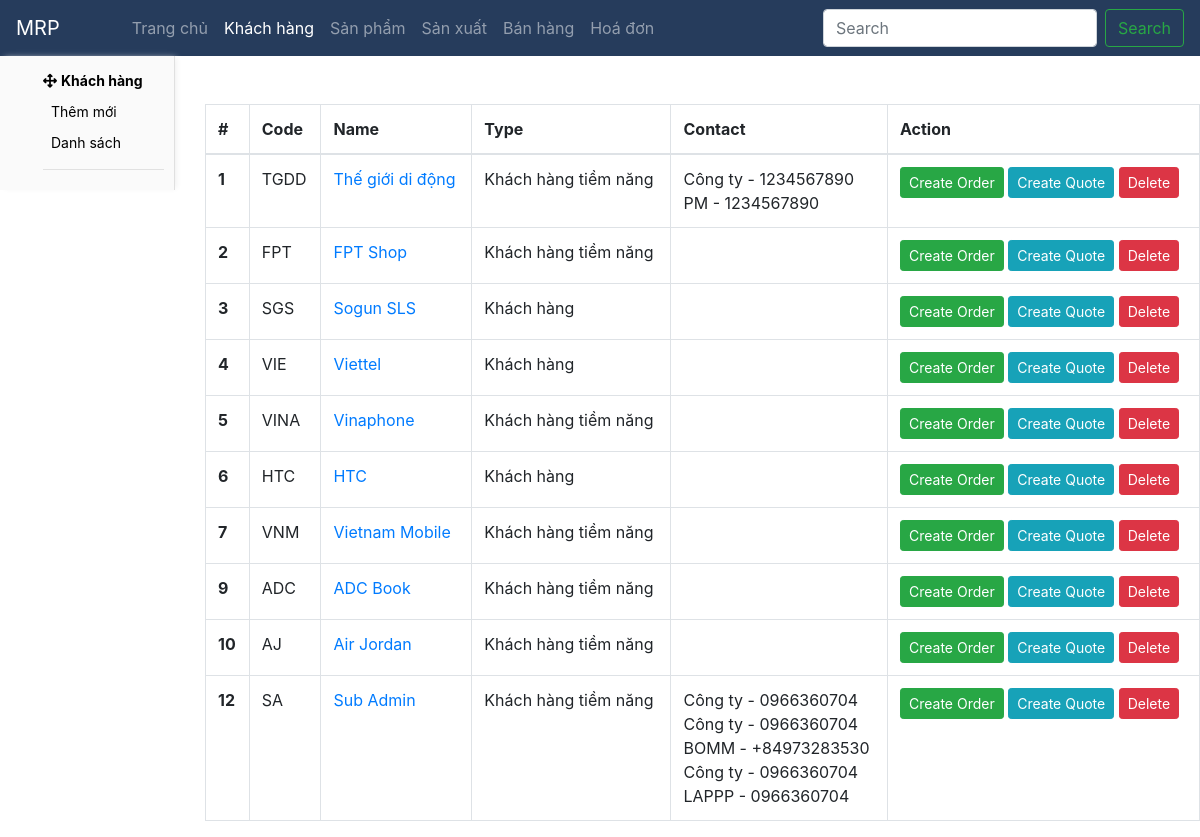
Page /customer/customer_list on the committed database.
### core/models.py (models this page shows, shortened)
class Customer(models.Model):
    class Meta:
        ordering = ['created_at']
    name = models.CharField(max_length=50)
    code = models.CharField(max_length=5, blank=True, null=True, unique=True)
    logo = models.ImageField(upload_to='company_logo/', blank=True, null=True, default='company_logo/default.jpg')
    type = models.CharField(max_length=50, choices=CUSTOMER_TYPE, default='Khách hàng')
    zip_code = models.CharField(max_length=50, blank=True, null=True)
    size = models.CharField(max_length=50, choices=COMPANY_SIZE, blank=True, null=True)
    status = models.CharField(max_length=50, choices=CUSTOMER_STATUS, default='Active')
    note = models.TextField(max_length=1000, blank=True, null=True)
    created_at = models.DateTimeField(auto_now_add=True, blank=True, null=True)

class CustomerContact(models.Model):
    label = models.CharField(max_length=50)
    address = models.CharField(max_length=50)
    phone = models.CharField(max_length=50)
    customer = models.ForeignKey(Customer, on_delete=models.CASCADE, related_name='customer_contact')

### core/views.py (the view)
# urls.py: path('customer/customer_list', customer_list, name='customer_list'),
def customer_list(request):
    return render(request, 'customer/customer_list.html', {'customers': Customer.objects.all(), })

### core/templates/customer/customer_list.html (shortened to what this page needs)
{% extends "base.html" %}
{% block sidebar %}
  {% include "sidebar/customer.html" %}
{% endblock sidebar %}
{% block content %}
  <table class="table table-bordered mt-5">
    <thead>
      <tr>
        <th scope="col">#</th>
        <th scope="col">Code</th>
        <th scope="col">Name</th>
        <th scope="col">Type</th>
        <th scope="col">Contact</th>
        <th scope="col">Action</th>
      </tr>
    </thead>
    <tbody>
      {% for customer in customers %}
        <tr>
          <th scope="row">{{ customer.id }}</th>
          <td>{{ customer.code }}</td>
          <td><a href="{% url 'customer_detail' customer.id %}">{{ customer.name }}</a></td>
          <td>{{ customer.type }}</td>
          <td>{% for contact in customer.customer_contact.all %}<div>{{ contact.label }} - {{ contact.phone }}</div>{% endfor %}</td>
          <td>
            <a href="{% url 'order_add' customer.id %}" class="btn btn-sm btn-success">Create Order</a>
            <a href="#" class="btn btn-sm btn-info">Create Quote</a>
            <a class="btn btn-sm btn-danger" onclick="confirm('delete?')?window.location.href='{% url 'customer_delete' customer.id %}':''">Delete</a>
          </td>
        </tr>
      {% endfor %}
    </tbody>
  </table>
{% endblock content %}

### rows in the picture
Customer: id "1", code "TGDD", name "Thế giới di động", type "Khách hàng tiềm năng"
CustomerContact: label "Công ty", phone "1234567890"
CustomerContact: label "PM", phone "1234567890"
Customer: id "2", code "FPT", name "FPT Shop", type "Khách hàng tiềm năng"
Customer: id "3", code "SGS", name "Sogun SLS", type "Khách hàng"
Customer: id "4", code "VIE", name "Viettel", type "Khách hàng"
Customer: id "5", code "VINA", name "Vinaphone", type "Khách hàng tiềm năng"
Customer: id "6", code "HTC", name "HTC", type "Khách hàng"
Customer: id "7", code "VNM", name "Vietnam Mobile", type "Khách hàng tiềm năng"
Customer: id "9", code "ADC", name "ADC Book", type "Khách hàng tiềm năng"
Customer: id "10", code "AJ", name "Air Jordan", type "Khách hàng tiềm năng"
Customer: id "12", code "SA", name "Sub Admin", type "Khách hàng tiềm năng"
CustomerContact: label "Công ty", phone "0966360704"
CustomerContact: label "Công ty", phone "0966360704"
CustomerContact: label "BOMM", phone "+84973283530"
CustomerContact: label "Công ty", phone "0966360704"
CustomerContact: label "LAPPP", phone "0966360704"
